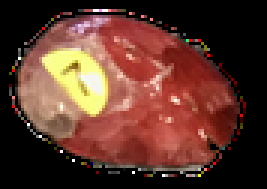
#> input picture FeatureDetectors/AbalonePhotos/7_1-yr.png, 89 x 63 px, shrunk from 368 x 262 before the run, found by its file name (shown 3 times larger); its folder holds 4 pictures in this run
$ python abcvSiftFlan.py AbalonePhotos/7_1-yr.png 'AbalonePhotos/7_11_27_(2).jpg'   (Python 2 division)
#> lines starting #> are read from the running program, lines starting #| are printed output that depends on the picture
import numpy as np
import cv2
import matplotlib.pyplot as plt
import sys

base = "./AbalonePhotos/"
query = base + sys.argv[1]
train = base + sys.argv[2]

img1 = cv2.imread(query,0)
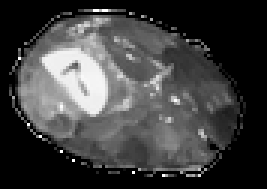
#> img1: shape (63, 89) (shown 3 times larger); min 0, max 255, mean 63.7
img2 = cv2.imread(train,0)
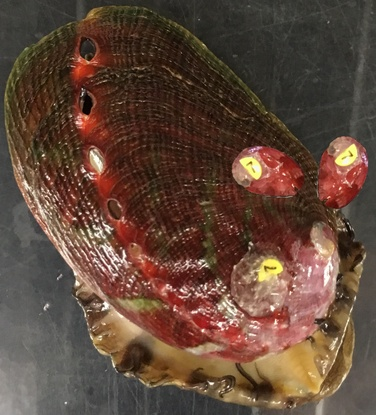
#> input picture FeatureDetectors/AbalonePhotos/7_11_27_(2).jpg, 376 x 415 px, shrunk from 1562 x 1724 before the run, found by its file name
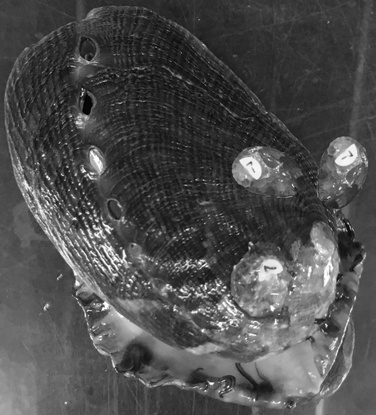
#> img2: shape (415, 376); min 1, max 255, mean 77.7

#Init
sift = cv2.xfeatures2d.SIFT_create()

#kps and descriptors
kp1, des1 = sift.detectAndCompute(img1,None)
#> kp1 = 50 keypoints; strongest (x, y, size): (25, 26, 20.1), (18, 20, 6.3), (33, 7, 2), (27, 9, 2.4)
kp2, des2 = sift.detectAndCompute(img2,None)
#> kp2 = 1273 keypoints; strongest (x, y, size): (80, 213, 1.8), (211, 383, 2.4), (326, 325, 1.8), (75, 219, 2.1)

#flann matcher
FLANN_INDEX_KDTREE = 1
index_params = dict(algorithm = FLANN_INDEX_KDTREE, trees = 5)
search_params = dict(checks=50)

flann = cv2.FlannBasedMatcher(index_params,search_params)
matches = flann.knnMatch(des1,des2,k=2)
#> matches = 50 matches

# Draw only good matches
matchesMask = [[0,0] for i in range(len(matches))]
#> matchesMask = 50 pairs, first value 0 to 0, second value 0 to 0

# ratio test
for i,(m,n) in enumerate(matches):
	if m.distance < 0.7*n.distance:
		matchesMask[i]=[1,0]
#> this loop made 50 passes
#> after the loop, matchesMask = 50 pairs, first value 0 to 1, second value 0 to 0

draw_params = dict(matchColor = (0,255,0), singlePointColor = (255,0,0), matchesMask = matchesMask, flags = 0)
#> draw_params = 4 items

#draw matches
img3 = cv2.drawMatchesKnn(img1,kp1,img2,kp2,matches,None,**draw_params)
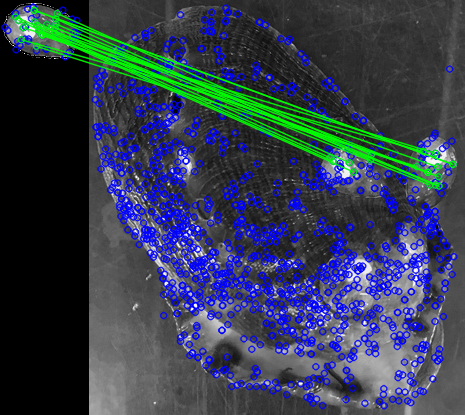
#> img3: shape (415, 465, 3); mean of channels 0, 1, 2 79.8, 61.4, 51.2; drawn as B, G, R
plt.imshow(img3),plt.show()
